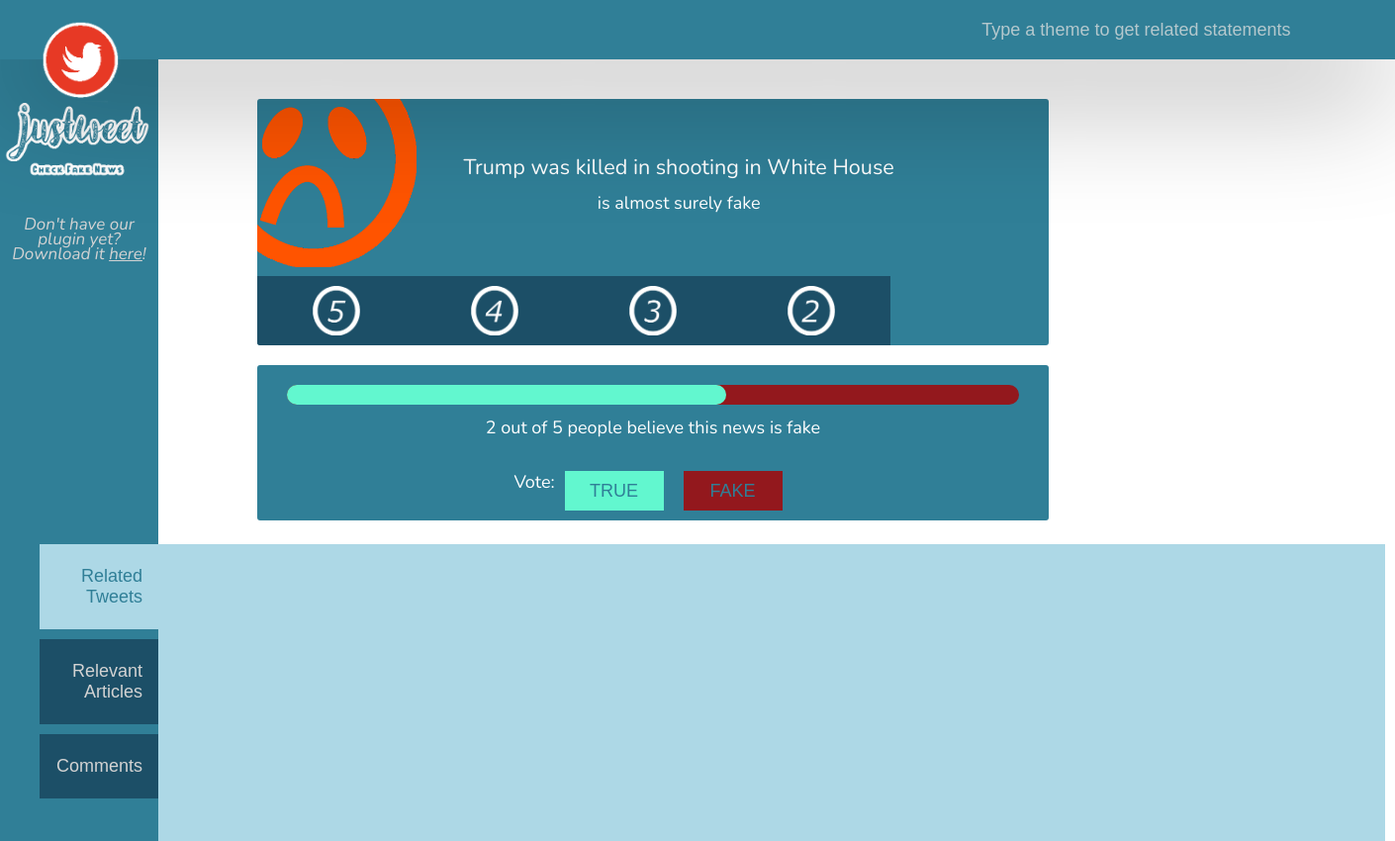
The app's page /statement/3/, older data.
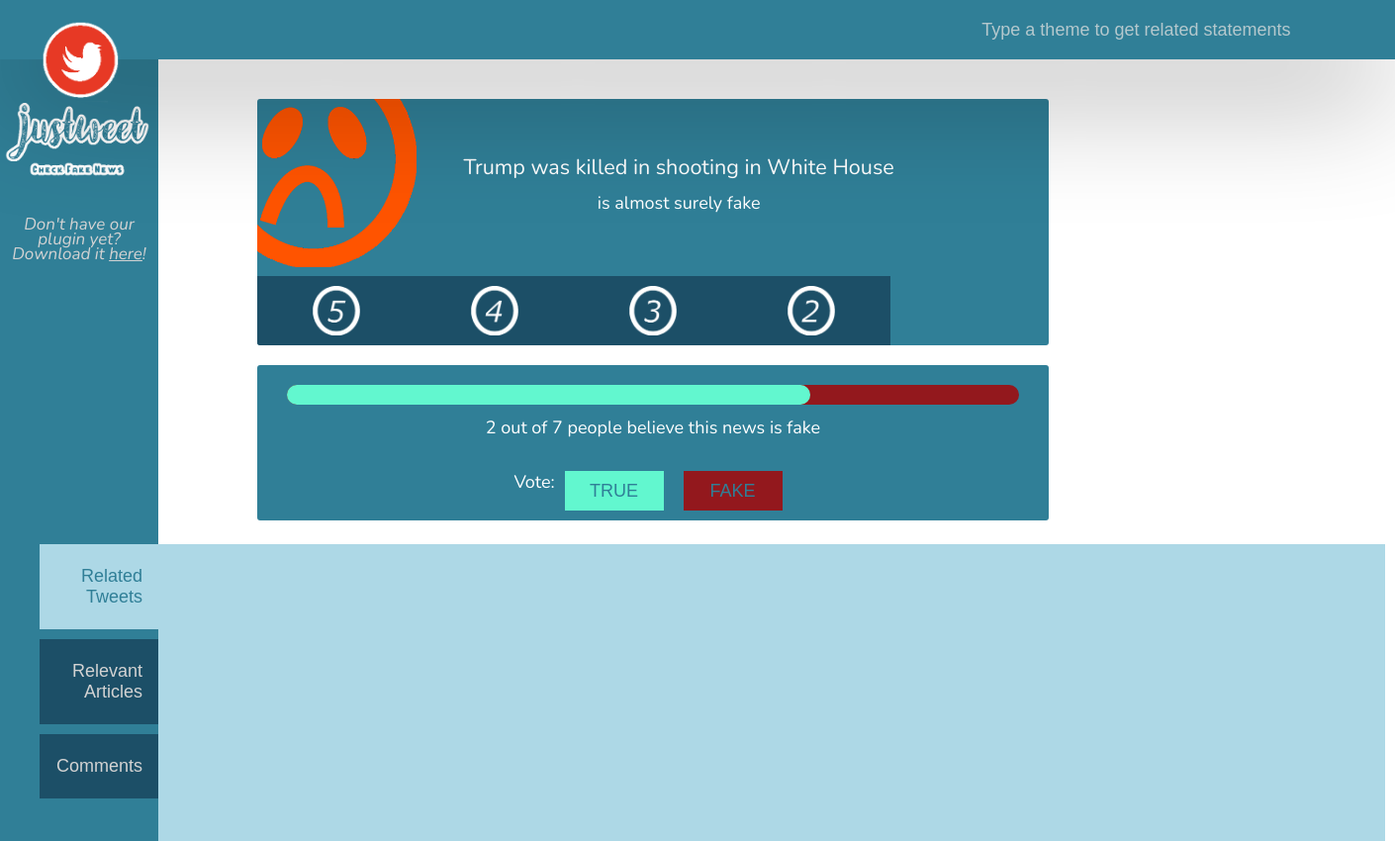
The same page, newer data.
### website/models.py (models this page shows)
class Statement(models.Model):
	title = models.CharField(max_length=200)
	fakeness = models.IntegerField(default=0)
	usersvoteFake = models.IntegerField(default=0)
	usersvoteTrue = models.IntegerField(default=0)
	tags = models.TextField(default="")
	pass

### website/views.py (the view)
# urls.py: url(r'^statement/(?P<id>\d+)/', views.statement, name='statement'),
def statement(request, id):
	try:
		statement = Statement.objects.get(id=id)
	except Item.DoesNotExist:
		raise Http404('This statement does not exist')
	try:
		articles = Article.objects.filter(statement=statement)
	except ObjectDoesNotExist:
		raise Http404('This articles does not exist')
	decisions = ['is almost surely true','is probably true','cannot be certainly identified','is probably fake','is almost surely fake']
	try:
		tweets = getTweets(statement.title)
		tweetWithScore = [0] * len(tweets)
		for i in range(len(tweets)):
			analysis = analyse(tweets[i])
			tweetWithScore[i] = merge(tweets[i], analysis)
			update_tweets(tweetWithScore[i],statement)
	except:
		tweetWithScore = Tweet.objects.filter(statements=statement)
	return render(request, 'website/statement.html', {
		'decisions': decisions,
		'item': statement,
		'tweets':tweetWithScore,
		'articles':articles,
	})

### website/getTweets.py (called while the page is built)
def getTweets(statement):
  response = requests.get(root + '_search', auth=auth, data = json.dumps({"query":{"match":{"text":statement}}}))
  res = json.loads(response.content)
  return [h["_source"] for h in res["hits"]["hits"]]

### website/templatetags/website_extras.py (called while the page is built)
@register.filter
def addstr(arg1, arg2):
    return str(arg1) + str(arg2)

@register.filter
def index(List, i):
    return List[int(i)]

### fakenews/templates/website/statement.html (shortened to what this page needs)
{% extends "base.html" %} {% block content %}
{% load static %}{% load website_extras %}
<header class="statementHeader" role=“banner”>
        {% with "_img/justweetleague"|addstr:item.fakeness|addstr:".png" as imagePath %}
        <a href="{% url 'index' %}"><img src={% static imagePath %}></a>
        {%endwith%}
    <form method="GET" action="{% url 'search' %}" class="searchWrapper">
        <input name="q" type="text" placeholder="Type a theme to get related statements">
    </form>
</header>
<main class = "statementMain" role=“main”>
    <div class="mainAside">
        <img src='{% static "_img/justweet.png" %}'>
        <section>
            <p>Don't have our plugin yet?
            <br> Download it <a href="{% url 'index' %}">here</a>!</p>
        </section>
    </div>
    <div class="mainContent">
        <div class="decision">
            <section class="card">
            {% with i=item.fakeness %}
                {% with "_img/smilesC"|addstr:i|addstr:".png" as imagePlace %}
                <img src='{% static imagePlace %}'>
                {% endwith %}
                <div class="text">
                    <h3>{{item.title}}</h3>
                    <p> {{ decisions|index:i }}</p>
                </div>
                    {% with "smiles"|addstr:i as idName %}
                <div class="smiles" id={{idName}}>
                    <div id="smile0"><img src="{% static '_img/smilesBW0.png' %}"></div>
                    <div id="smile1"><img src="{% static '_img/smilesBW1.png' %}"></div>
                    <div id="smile2"><img src="{% static '_img/smilesBW2.png' %}"></div>
                    <div id="smile3"><img src="{% static '_img/smilesBW3.png' %}"></div>
                    <div id="smile4"><img src="{% static '_img/smilesBW4.png' %}"></div>
                </div>
                    {%endwith%}
                {%endwith%}
            </section>
        </div>
        <div class="opinion" id="refresh-this-div">
        <section class="card">
        {% with item.usersvoteFake|add:item.usersvoteTrue as tVote %}
            {% if tVote > 0 %}
                    <progress id ="progress" value="{{item.usersvoteTrue}}" max="{{tVote}}"></progress>
                    <p><span id="fakeVote" >{{ item.usersvoteFake }}</span> out of <span id="totalVote">{{ tVote }}</span> people believe this news is fake</p>
            {% else %}
                <p id = "noVotesP"> No users have yet voted. </p>
                <div id="votingCounted" style="display: none">
                    <progress id ="progressHidden" value="0" max="1"></progress>
                    <p><span id="fakeVote" ></span> out of <span id="totalVote"></span> people believe this news is fake</p>
                </div>
            {% endif %}
                <div class="voting">
                    <p> Vote: </p>
                    <button id="true">TRUE</button>
                    <button id="fake">FAKE</button>
                </div>
        {% endwith %}
        </section>
        </div>
    </div>
</main>
<div class="addContent">
        <div class="tab">
            <button id="defaultOpen" class="tablinks" onclick="openTab(event, 'Related Tweets')">Related Tweets</button>
            <button class="tablinks" onclick="openTab(event, 'Relevant Articles')">Relevant Articles</button>
            <button class="tablinks" onclick="openTab(event, 'Comments')">Comments</button>
        </div>
            <link rel="stylesheet" type="text/css" href="//www.htmlcommentbox.com/static/skins/bootstrap/twitter-bootstrap.css?v=0" />
</div>
{% endblock content %}

### fakenews/templates/base.html (shortened to what this page needs)
{% load staticfiles %}
<!DOCTYPE html>
<htlm lang="en">
    <head>
        <link rel="stylesheet" type="text/css" href="{% static 'styles.css'%}">
        <link rel="stylesheet" href="https://cdnjs.cloudflare.com/ajax/libs/font-awesome/4.7.0/css/font-awesome.min.css">
    </head>
    <body>
        {% block content %} {% endblock content %}
    </body>
</htlm>

### fakenews/static/styles.css (style rules this page uses)
h1, h2, h3, h4, h5, h6, p { margin: 0; padding: 0; color: #307F97; clear: both; text-align: center; }
body { font-family: 'Nunito', sans-serif; font-size: 18px; width: 100%; margin: auto; line-height: 1.8; display: flex; flex-direction: column; min-height: 100vh; }
h3 { font-size: 1.2em; font-weight: normal; margin: auto; }
p { margin-bottom: 1em; }
a { text-decoration: none; color: #307F97; }
.statementHeader { background-color: #307F97; height: 60px; position: fixed; display: flex; width: 100%; box-shadow: 0px 34px 122px -4px rgba(0,0,0,0.41); z-index: 3; }
.statementHeader img { margin-top: 20px; margin-left: 40px; height: 80px; }
.statementHeader form { margin-left: 850px; }
.statementMain { display: flex; width: 1400px; }
.mainAside { height: 550px; width: 160px; background-color: #307F97; }
.mainAside p { margin-top: 30px; font-size: 17px; font-style: italic; line-height: 15px; color: lightgrey; }
.mainAside a { color: lightgrey; text-decoration: underline; }
.statementMain .mainAside img { margin-top: 100px; margin-left: 5px; width: 150px; }
.mainContent { margin-left: 100px; margin-top: 100px; width: 800px; }
.searchWrapper { width: 700px; margin: 0 auto; text-align: center; padding: 10px 10px 10px 10px; }
.searchWrapper input { width: 500px; height: 40px; color: white; font-size: 18px; border: none; background: transparent; border-radius: 5px; overflow: scroll; padding: 0 10px; }
.card { border-radius: 3px; background-color: #307F97; color: white; overflow: hidden; margin-bottom: 20px; width: 800px; }
.card h1, .card h2, .card h3, .card h4, .card h5, .card h6, .card p { color: white; }
.decision img { height: 220px; margin-top: -50px; margin-left: -50px; float: left; vertical-align: top; }
.decision .text { display:inline-block; width: 500px; margin-left: 15px; margin-top: 50px; padding:0; }
.smiles { display: flex; justify-content: space-around; height: 70px; width: 100%; margin-top: 40px; }
.smiles div { background-color: rgb(28,79,103); padding-left: 56px; padding-right: 56px; }
.smiles img { height: 50px; margin: 10px 0; }
#smiles4 #smile4 { background-color: transparent; }
.opinion progress { width: 100%; height: 40px; -webkit-appearance: none; -moz-appearance: none; appearance: none; padding: 20px 30px 0 30px; }
.opinion progress[value] { -webkit-appearance: none; -moz-appearance: none; appearance: none; }
.voting { display: flex; justify-content: center; align-items: center; vertical-align: text-top; }
.voting button { height: 40px; width: 100px; border: none; cursor: pointer; overflow: hidden; outline: none; margin: 10px 10px; font-size: 18px; color: #307F97; }
.voting #true { background-color: rgb(98,247,207); }
.voting #fake { background-color: rgb(147, 24, 29); }
.addContent { background-color: lightblue; display: flex; width: 1400px; }
.addContent .tab { background-color: #307F97; text-align: right; width: 160px; }
.addContent .tab button { float: right; display: block; background-color: rgb(28,79,103); padding: 22px 16px; width: 120px; border: none; outline: none; text-align: right; cursor: pointer; transition: 0.3s; margin-bottom: 10px; font-size: 18px; color: lightgray; }
.addContent .tab button.active { background-color: lightblue; color: #307F97; }

Row changes from the older to the newer data that the page shows:
changed Statement "Trump was killed in shooting in White House": usersvoteTrue 3 → 5 (drawn)
Text that changed along with them:
{{ tVote }}: "5" → "7"
